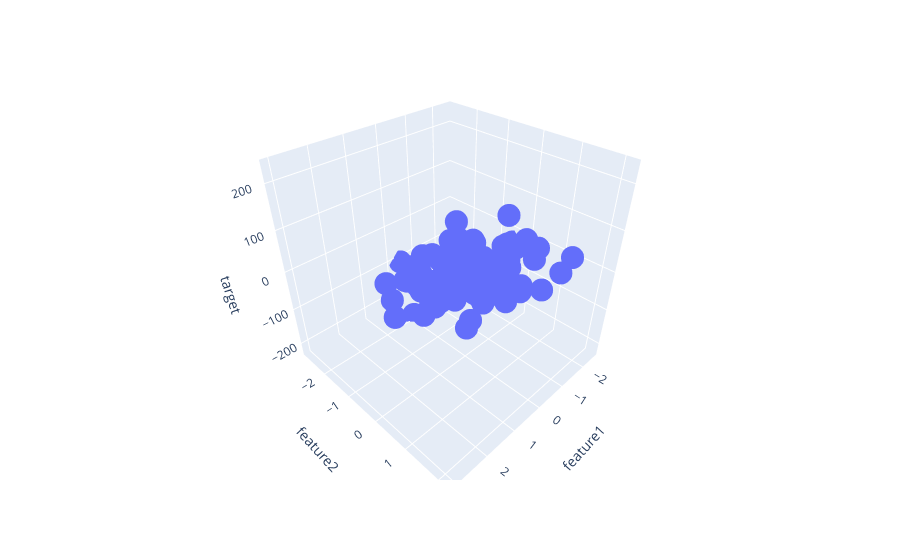

Notebook cell for this chart:
### Code cell
fig = px.scatter_3d(df,x='feature1', y ='feature2', z= 'target')
fig.show()
